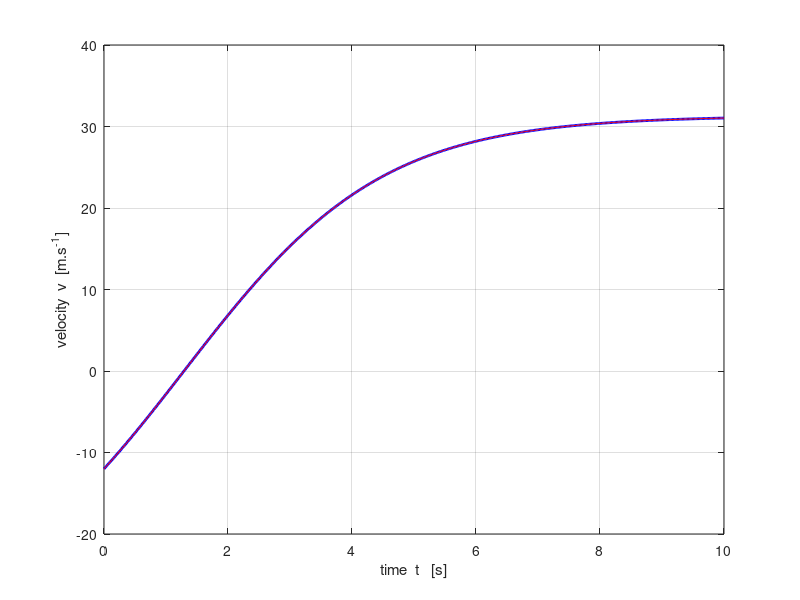
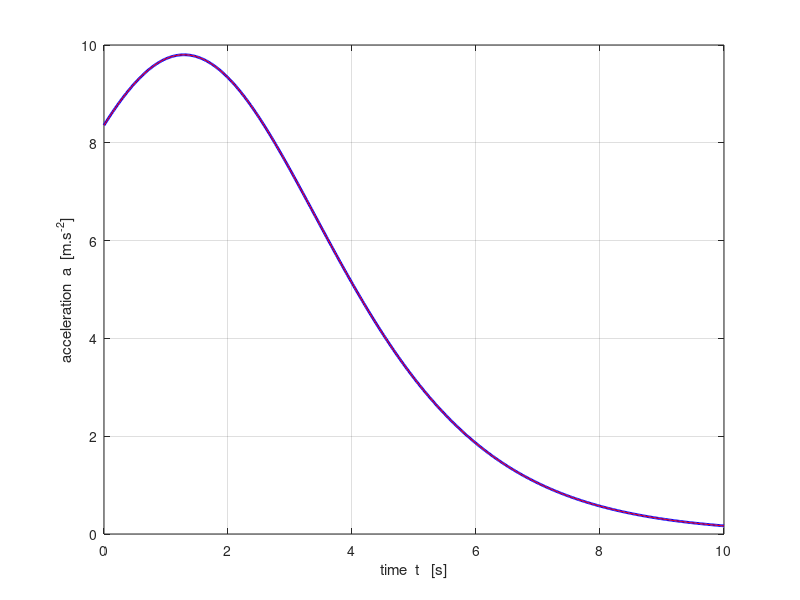
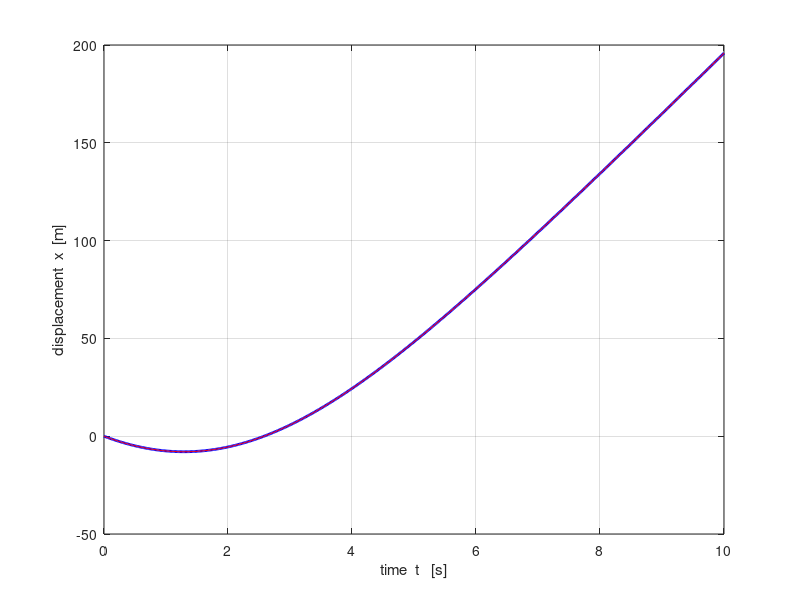
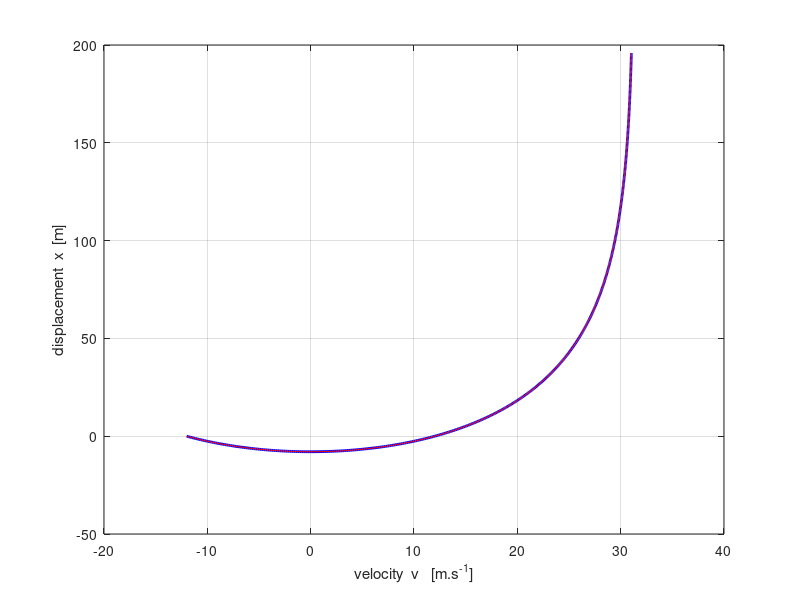

MATLAB code for these plots, in order:
% mec_mg_fr_v2.m

% 21 apr 2015
% Ian Cooper   School of Physics   University of Sydney
% cooper@physics.usyd.edu.au
% ../mphome.htm

clear all
close all
clc

m = 1e-2;
b = 1e-4;                 % alpha
v0 = -12;
g = 9.8;

tMin = 0;
tMax = 10;
N = 500;

vT = sqrt(m*g/b);
t = linspace(tMin,tMax,N);
dt = t(2)-t(1);
x = zeros(N,1);
v = zeros(N,1);
a = zeros(N,1);
x(1) = 0;
v(1) = v0;
a(1) = g - (b/m) * v(1)^2;
v(2) = v(1) + a(1) * dt;
a(2) = g - (b/m) * v(2)^2;
v(2) = v(1) + 0.5 *(a(1)+a(2)) * dt;

x(2) = 0.5*(v(1)+v(2))*dt + 0.5*0.5*(a(1)+a(2))*dt^2;



for k = 1 : N-2
    v(k+2) = v(k) + 2*dt * (g - (b/m) * v(k+1)^2);
end

 for k = 1 : N-2
     x(k+2) = x(k) + 2*dt * v(k+1);
 end

a = g - (b/m) .* v.^2;


% ANALYTICAL ==============================================================

%K1 = exp( -sqrt(4*b*g) .*t );  
K1 = exp( -(2*g/vT) .*t );  
vA = (v0+vT) + (v0-vT) .* K1;
vA = vA ./ ((v0+vT) - (v0-vT) .* K1);
vA = vA .* vT;

xA = (vT^2/(2*g)) .* log((vT^2 - v0.^2)./(vT^2 - v.^2));
aA = g - (b/m) .* vA.^2;

% GRAPHICS ================================================================

figure(1)
col = 'b';
fs = 9;
set(gcf,'units','normalized','position',[0.2 0.2 0.18 0.22]);
tx = 'time  t   [s]';
ty = 'velocity  v  [m.s^{-1}]';
xP = t; yP = v;

Xrange = [0 1.0 * max(xP)];
Yrange = [0 1.1 * max(yP)];
Xrange = [0 1.0 * 2];
Yrange = [0 1.1 * 10];
   plot(xP,yP,col,'lineWidth',2)
hold on
yP = vA;
   plot(xP,yP,'r')
grid on
xlabel(tx); ylabel(ty);
%set(gca,'Xlim',Xrange);
%set(gca,'Ylim',Yrange);

figure(2)
fs = 9;
set(gcf,'units','normalized','position',[0.4 0.2 0.18 0.22]);
tx = 'time  t   [s]';
ty = 'acceleration  a  [m.s^{-2}]';
xP = t; yP = a;

Xrange = [0 1.0 * max(xP)];
Yrange = [-1.1*max(yP) 1.1 * max(yP)];
Xrange = [0 1.0 * 2];
Yrange = [-1.1*10 1.1 * 10];
   plot(xP,yP,col','lineWidth',2)
hold on
yP = aA;
    plot(xP,yP,'r')
grid on
xlabel(tx); ylabel(ty);
%set(gca,'Xlim',Xrange);
%set(gca,'Ylim',Yrange);

figure(3)
fs = 9;
set(gcf,'units','normalized','position',[0.6 0.2 0.18 0.22]);
tx = 'time  t   [s]';
ty = 'displacement  x  [m]';
xP = t; yP = x;

Xrange = [0 1.0 * max(xP)];
Yrange = [0 1.1 * max(yP)];
Xrange = [0 1.0 * 2];
Yrange = [-20 1.1 * 40];
   plot(xP,yP,col','lineWidth',2)
hold on
yP = xA;
     plot(xP,yP,'r')
grid on
xlabel(tx); ylabel(ty);
%set(gca,'Xlim',Xrange);
%set(gca,'Ylim',Yrange);
 
figure(4)
fs = 9;
set(gcf,'units','normalized','position',[0.8 0.2 0.18 0.22]);
tx = 'velocity  v   [m.s^{-1}]';
ty = 'displacement  x  [m]';
xP = v; yP = x;

Xrange = [0 1.0 * max(xP)];
Yrange = [0 1.1 * max(yP)];
Xrange = [0 1.0 * 2];
Yrange = [0 1.1 * 10];
   plot(xP,yP,col','lineWidth',2)
hold on
 yP = xA;
     plot(xP,yP,'r')
grid on
xlabel(tx); ylabel(ty);
%set(gca,'Xlim',Xrange);
%set(gca,'Ylim',Yrange);
